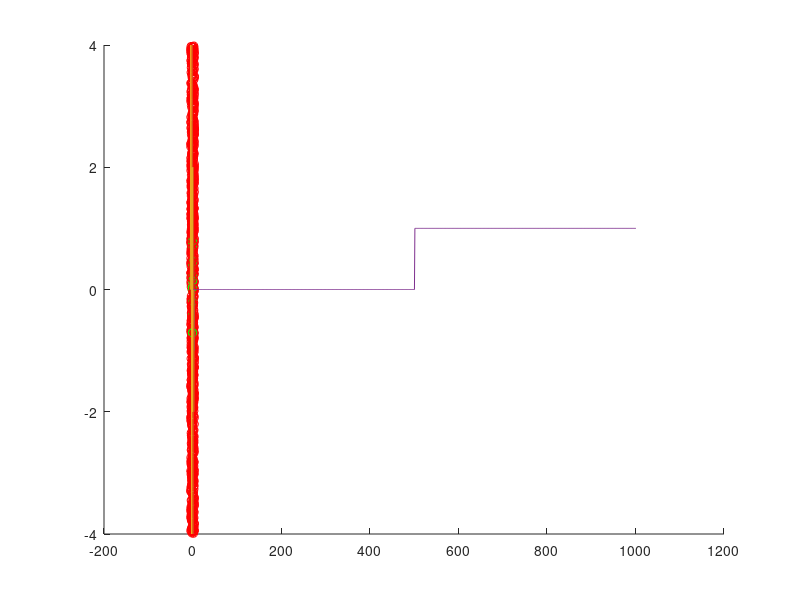

The MATLAB source for this figure:

% synaptic weights
w = [-1; 0; 0; 3; 1; 0];

% Random generation of 100 feature vectors
hold on
for i = 1 : 1000
    % Features
    x1 = 8 * rand - 4;
    x2 = 8 * rand - 4;

    % Discriminant function
    x = [1; x1; x2; x1^2; x2^2; x1*x2];
    f  = w' * x;
    
    if (f > 0)
        plot(x1, x2, 'ro')
    end
    if (f < 0)
        plot(x1, x2, 'go')
    end
end




x = [0 0 0 0 2 1 -2 1 -1 0];
n = [-5 -4 -3 -2 -1 0 1 2 3 4];
plot(n, x)

% Scaling operation
y1 = 2 * x;
hold on
plot(n, y1)


% time-advance version by three samples
y2 = 2 * [0 2 1 -2 1 -1 0 0 0 0];
n = [-5 -4 -3 -2 -1 0 1 2 3 4];
plot(n, y2)



y = [];
for f = -5: 0.01 :5
    if (f > 0)
        y = [y 1];
    else
        y = [y 0];
    end    
end

plot(y)



